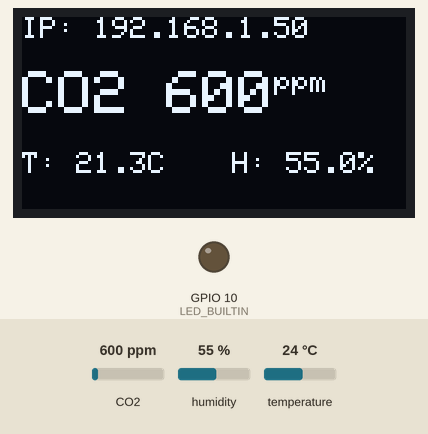
The sketch below on a simulated ESP32-C3. On the bench: 128×64 one-colour display, output pins drawn as LEDs (lit = HIGH). Inputs (shaded band) come from the test bench; at power-on: CO2 600 ppm, humidity 55 %, temperature 24 °C. WiFi joins after 1.5 s; servers stay silent unless stated; EEPROM starts erased; what the sketch prints to the serial monitor is not drawn.

Above: at 33.8 s.

The sketch:

Web_Server_SCD30_OLED__Multiboard.ino
```cpp
#if defined(ESP8266)
#include <ESP8266WiFi.h>
#include <ESP8266WebServer.h>
ESP8266WebServer server(80);
#else
#include <WiFi.h>
#include <WebServer.h>
WebServer server(80);
#endif

#include <Wire.h>
#include <Adafruit_GFX.h>
#include <Adafruit_SSD1306.h>
#include "SparkFun_SCD30_Arduino_Library.h"
#include <WiFiUdp.h>
#include <Preferences.h>

/* ============================================================
   CONFIGURAZIONE
   ============================================================ */
const char* ssid     = "yourssid";
const char* password = "yourpassword";

const unsigned long INTERVALLO_SENSOR  = 2000;
const unsigned long INTERVALLO_DISPLAY = 30000;

/* ============================================================
   VARIABILI GLOBALI
   ============================================================ */
/* valori PUBBLICI (display / web / seriale) */
float co2  = 0;
float temp = 0;
float hum  = 0;

/* valori LIVE (solo sensore ogni 2s) */
float co2_live  = 0;
float temp_live = 0;
float hum_live  = 0;

float tempOffset = 2.7;
bool  ascEnabled = true;

unsigned long lastSensor  = 0;
unsigned long lastDisplay = 0;

SCD30 airSensor;
Adafruit_SSD1306 display(128, 64, &Wire, -1);
Preferences prefs;

/* ============================================================
   LED
   ============================================================ */
#define LED_BUILTIN 10   // ESP32-C3 Super Mini

/* ============================================================
   NTP
   ============================================================ */
WiFiUDP udp;
const char* ntpServer = "pool.ntp.org";
time_t ultimaOra = 0;

/* -------- NTP (VERSIONE STABILE) -------- */
time_t getNtpTime() {
  byte packetBuffer[48];
  memset(packetBuffer, 0, 48);
  packetBuffer[0] = 0b11100011;

  udp.beginPacket(ntpServer, 123);
  udp.write(packetBuffer, 48);
  udp.endPacket();

  delay(1000);
  if (udp.parsePacket() == 0) return ultimaOra;

  udp.read(packetBuffer, 48);

  unsigned long highWord = word(packetBuffer[40], packetBuffer[41]);
  unsigned long lowWord  = word(packetBuffer[42], packetBuffer[43]);
  unsigned long secsSince1900 = (highWord << 16) | lowWord;

  const unsigned long seventyYears = 2208988800UL;
  ultimaOra = secsSince1900 - seventyYears + 3600; // UTC+1
  return ultimaOra;
}

/* -------- FORMAT ORA -------- */
String formatTime(time_t t) {
  unsigned long s = t % 86400;
  unsigned int h = s / 3600;
  s %= 3600;
  unsigned int m = s / 60;
  unsigned int sec = s % 60;

  char buf[9];
  sprintf(buf, "%02d:%02d:%02d", h, m, sec);
  return String(buf);
}

/* ============================================================
   PAGINA MONITOR (HEAD MODIFICATO)
   ============================================================ */
String getHTML() {
  String html =
    "<!DOCTYPE html><html><head><meta charset='UTF-8'>"
    "<title>Monitor Aria</title>"
    "<style>"
    "body{font-family:sans-serif;text-align:center;background:#222;color:white;}"
    ".val{font-size:40px;color:#00ff00;}"
    "a{color:#00ff00;text-decoration:none;}"
    "</style>"
    "<script>"
    "setInterval(function(){ location.reload(); }, 30000);"
    "</script>"
    "</head><body>";

  html += "<h1>Qualita' Aria</h1>";
  html += "<p>CO2: <span class='val'>" + String(co2, 0) + " ppm</span></p>";
  html += "<p>Temperatura: " + String(temp, 1) + " °C</p>";
  html += "<p>Umidita': " + String(hum, 1) + " %</p>";
  html += "<p>Ultima lettura: " + formatTime(ultimaOra) + "</p>";
  html += "<p><a href='/config'>Configurazione</a></p>";
  html += "</body></html>";

  return html;
}

/* ============================================================
   PAGINA CONFIGURAZIONE
   ============================================================ */
String getConfigHTML() {
  String html =
    "<!DOCTYPE html><html><head><meta charset='UTF-8'>"
    "<title>Config SCD30</title>"
    "<style>"
    "body{font-family:sans-serif;background:#f4f4f4;padding:20px;}"
    ".box{max-width:400px;margin:auto;background:white;padding:20px;border-radius:8px;}"
    "label{font-weight:bold;}"
    "input{width:100%;padding:8px;margin-top:5px;}"
    "button{padding:10px;width:100%;background:#007bff;color:white;border:none;border-radius:5px;}"
    "</style></head><body><div class='box'>";

  html += "<h2>Configurazione SCD30</h2>";
  html += "<form method='POST' action='/save'>";
  html += "<label>Offset temperatura (°C)</label>";
  html += "<input type='number' step='0.1' name='offset' value='" + String(tempOffset, 1) + "'>";

  html += "<label><br><input type='checkbox' name='asc' ";
  if (ascEnabled) html += "checked";
  html += "> Calibrazione CO2 automatica (ASC)</label><br><br>";

  html += "<button type='submit'>Salva</button>";
  html += "</form><br>";
  html += "<a href='/'>← Torna al monitor</a>";
  html += "</div></body></html>";

  return html;
}

/* ============================================================
   DISPLAY OLED
   ============================================================ */
void aggiornaDisplay() {
  display.clearDisplay();
  display.setTextColor(WHITE);

  display.setTextSize(1);
  display.setCursor(0, 0);
  display.print("IP: ");
  display.println(WiFi.localIP());

  display.setTextSize(2);
  display.setCursor(0, 18);
  display.print("CO2 ");
  display.print((int)co2);
  display.setTextSize(1);
  display.println("ppm");

  display.setCursor(0, 45);
  display.print("T: ");
  display.print(temp, 1);
  display.print("C");

  display.setCursor(70, 45);
  display.print("H: ");
  display.print(hum, 1);
  display.print("%");

  display.display();
}

/* ============================================================
   SETUP
   ============================================================ */
void setup() {
  Serial.begin(115200);
  delay(200);

  pinMode(LED_BUILTIN, OUTPUT);

  Wire.begin(8, 9);
  Wire.setClock(100000);

  display.begin(SSD1306_SWITCHCAPVCC, 0x3C);

  if (!airSensor.begin()) while (1);

  prefs.begin("scd30", false);
  tempOffset = prefs.getFloat("t_offset", 2.7);
  ascEnabled = prefs.getBool("asc", true);

  airSensor.setMeasurementInterval(2);
  airSensor.setTemperatureOffset(tempOffset);
  airSensor.setAutoSelfCalibration(ascEnabled);
  airSensor.beginMeasuring();

  WiFi.begin(ssid, password);
  while (WiFi.status() != WL_CONNECTED) delay(500);

  udp.begin(2390);

  server.on("/", []() {
    server.send(200, "text/html", getHTML());
  });
  server.on("/config", []() {
    server.send(200, "text/html", getConfigHTML());
  });

  server.on("/save", HTTP_POST, []() {
    if (server.hasArg("offset")) {
      tempOffset = server.arg("offset").toFloat();
      if (tempOffset < 0 || tempOffset > 10) tempOffset = 2.7;
      prefs.putFloat("t_offset", tempOffset);
      airSensor.setTemperatureOffset(tempOffset);
    }

    ascEnabled = server.hasArg("asc");
    prefs.putBool("asc", ascEnabled);
    airSensor.setAutoSelfCalibration(ascEnabled);

    server.send(200, "text/html",
                "<html><body><h3>Salvato</h3><a href='/'>OK</a></body></html>");
  });

  server.begin();

  ultimaOra = getNtpTime();
  lastSensor  = millis();
  lastDisplay = millis();
}

/* ============================================================
   LOOP
   ============================================================ */
void loop() {
  server.handleClient();

  unsigned long now = millis();

  if (now - lastSensor >= INTERVALLO_SENSOR) {
    if (airSensor.dataAvailable()) {
      co2_live  = airSensor.getCO2();
      temp_live = airSensor.getTemperature() - tempOffset;
      hum_live  = airSensor.getHumidity();
    }
    lastSensor = now;
  }

  if (now - lastDisplay >= INTERVALLO_DISPLAY) {

    co2  = co2_live;
    temp = temp_live;
    hum  = hum_live;

    ultimaOra = getNtpTime();

    Serial.print("CO2=");
    Serial.print(co2);
    Serial.print(" ppm  T=");
    Serial.print(temp);
    Serial.print(" C  H=");
    Serial.println(hum);

    Serial.print("Ora NTP: ");
    Serial.println(formatTime(ultimaOra));

    aggiornaDisplay();
    lastDisplay = now;
  }
}
```
